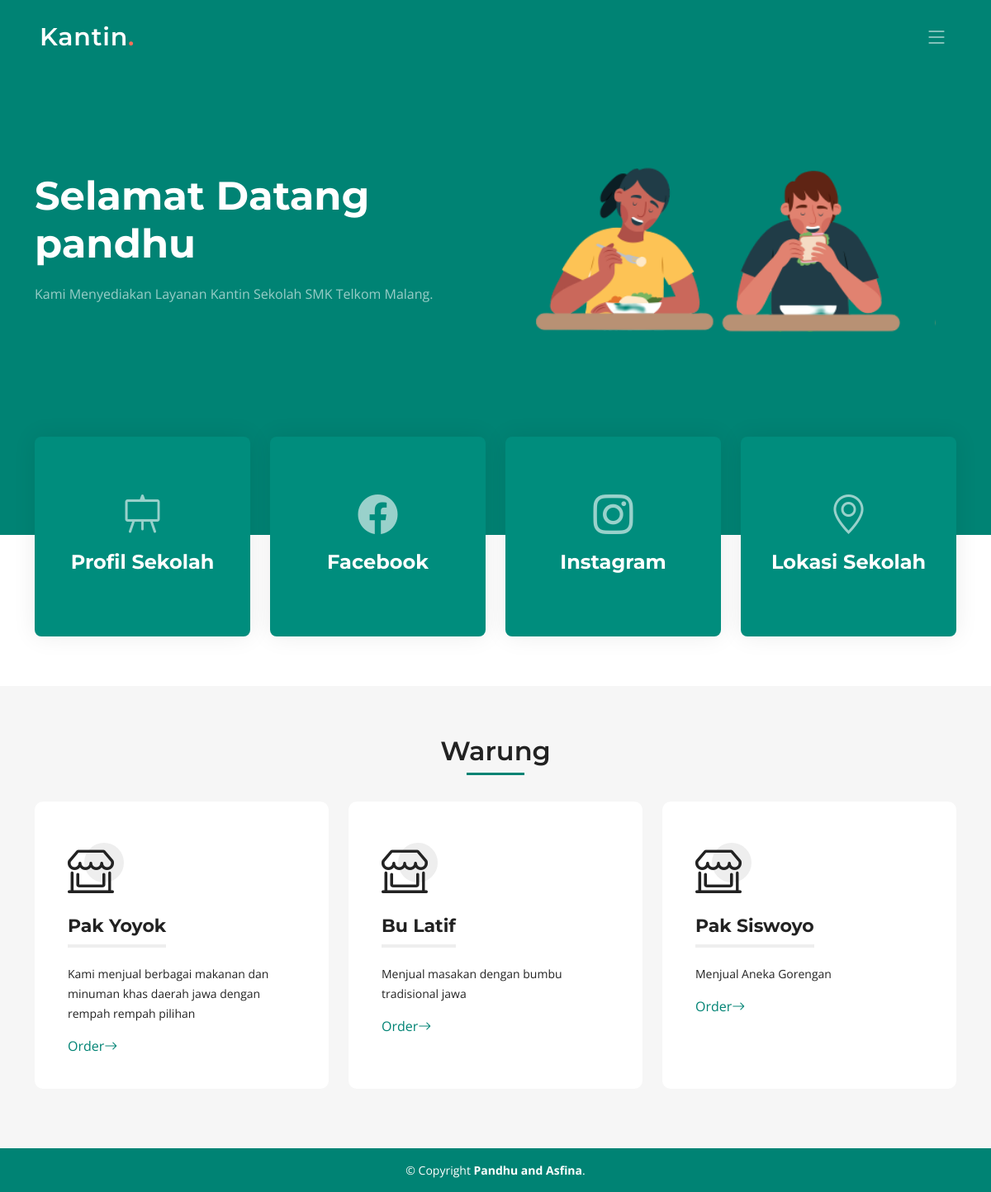
The app's page /home.php (signed in) with its own data.
### tables this page shows
CREATE TABLE `warung` (
  `id_warung` int(10) NOT NULL,
  `nama_warung` varchar(255) DEFAULT NULL,
  `deskripsi` varchar(255) DEFAULT NULL
);

### home.php (the view, shortened to what this page needs)
<!DOCTYPE html>
<html>
<head>
  <?php include 'navbar.php' ?>
  <section id="hero" class="hero">
    <div class="container position-relative">
      <div class="row gy-5" data-aos="fade-in">
        <div class="col-lg-6 order-2 order-lg-1 d-flex flex-column justify-content-center text-center text-lg-start">
          <h2>Selamat Datang
            <?= $_SESSION['nama'] ?>
          </h2>
          <p>Kami Menyediakan Layanan Kantin Sekolah SMK Telkom Malang.</p>
        </div>
        <div class="col-lg-6 order-1 order-lg-2">
          <img src="assets/img/hero-bg-rn.svg" class="img-fluid" alt="" data-aos="zoom-out" data-aos-delay="100">
        </div>
      </div>
    </div>
    <div class="icon-boxes position-relative">
      <div class="container position-relative">
        <div class="row gy-4 mt-5">
          <div class="col-xl-3 col-md-6" data-aos="fade-up" data-aos-delay="100">
            <div class="icon-box">
              <div class="icon"><i class="bi bi-easel"></i></div>
              <h4 class="title"><a href="https://www.smktelkom-mlg.sch.id/" class="stretched-link">Profil Sekolah</a>
              </h4>
            </div>
          </div>
          <div class="col-xl-3 col-md-6" data-aos="fade-up" data-aos-delay="200">
            <div class="icon-box">
              <div class="icon"><i class="bi bi-facebook"></i></div>
              <h4 class="title"><a href="https://www.facebook.com/smktelkommalang" class="stretched-link">Facebook</a>
              </h4>
            </div>
          </div>
          <div class="col-xl-3 col-md-6" data-aos="fade-up" data-aos-delay="500">
            <div class="icon-box">
              <div class="icon"><i class="bi bi-instagram"></i></div>
              <h4 class="title"><a href="https://www.instagram.com/smktelkommalang/"
                  class="stretched-link">Instagram</a></h4>
            </div>
          </div>
          <div class="col-xl-3 col-md-6" data-aos="fade-up" data-aos-delay="300">
            <div class="icon-box">
              <div class="icon"><i class="bi bi-geo-alt"></i></div>
              <h4 class="title"><a
                  href="https://www.google.com/maps/place/Sekolah+Menengah+Kejuruan+Telkom+Malang/@-7.9708726,112.6455361,15.13z/data=!4m6!3m5!1s0x2dd6285c5c1b44e3:0xf6c889ac7452dc3a!8m2!3d-7.976862!4d112.659016!16s%2Fg%2F1wjspsfl?entry=ttu"
                  class="stretched-link">Lokasi Sekolah</a></h4>
            </div>
          </div>
        </div>
      </div>
    </div>
  </section>
  <section id="services" class="services sections-bg">
    <div class="container" data-aos="fade-up">
      <div class="section-header">
        <h2>Warung</h2>
      </div>
      <div class="row gy-4" data-aos="fade-up" data-aos-delay="100">
        <?php
        include "server.php";
        $qry_warung = mysqli_query($conn, "select * from warung");
        while ($dt_warung = mysqli_fetch_array($qry_warung)) {
          ?>
          <div class="col-lg-4 col-md-6">
            <div class="service-item position-relative">
              <div class="icon">
                <i class="bi bi-shop-window"></i>
              </div>
              <h3>
                <?= $dt_warung['nama_warung'] ?>
              </h3>
              <p>
                <?= $dt_warung['deskripsi'] ?>
              </p>
              <a href="warung.php?id_warung=<?= $dt_warung['id_warung'] ?>" class="readmore stretched-link">Order<i
                  class="bi bi-arrow-right"></i></a>
            </div>
          </div>
        <?php } ?>
      </div>
    </div>
  </section>
  <?php include 'footer.php' ?>

### assets/css/main.css (style rules this page uses)
:root { --font-default: "Open Sans", system-ui, -apple-system, "Segoe UI", Roboto, "Helvetica Neue", Arial, "Noto Sans", "Liberation Sans", sans-serif, "Apple Color Emoji", "Segoe UI Emoji", "Segoe UI Symbol", "Noto Color Emoji"; --font-primary: "Montserrat", sans-serif; --font-secondary: "Poppins", sans-serif; }
:root { --color-default: #222222; --color-primary: #008374; --color-secondary: #f85a40; }
html { scroll-behavior: smooth; user-select: none; }
body { font-family: var(--font-default); color: var(--color-default); min-height: 100vh; }
a { color: var(--color-primary); text-decoration: none; }
h1, h2, h3, h4, h5, h6 { font-family: var(--font-primary); }
section { padding: 30px 0; overflow: hidden; }
.sections-bg { background-color: #f6f6f6; }
.section-header { text-align: center; margin-bottom: 2rem; }
.section-header h2 { font-size: 32px; font-weight: 600; position: relative; padding-bottom: 10px; }
.section-header h2:after { content: ""; position: absolute; display: block; width: 70px; height: 3px; background: var(--color-primary); left: 0; right: 0; bottom: 0; margin: auto; }
section { scroll-margin-top: 70px; }
section.services { min-height: 70vh; padding: 60px 0; }
.services .service-item { padding: 40px; background: #fff; height: 100%; border-radius: 10px; }
.services .service-item .icon { width: 48px; height: 48px; position: relative; margin-bottom: 50px; }
.services .service-item .icon i { color: var(--color-default); font-size: 56px; transition: ease-in-out 0.3s; z-index: 2; position: relative; }
.services .service-item .icon:before { position: absolute; content: ""; height: 100%; width: 100%; background: #eeeeee; border-radius: 50px; z-index: 1; top: 10px; right: -20px; transition: 0.3s; }
.services .service-item h3 { color: var(--color-default); font-weight: 700; margin: 0 0 20px 0; padding-bottom: 8px; font-size: 22px; position: relative; display: inline-block; border-bottom: 4px solid #eeeeee; transition: 0.3s; }
.services .service-item p { line-height: 24px; font-size: 14px; margin-bottom: 0; }
.services .service-item .readmore { margin-top: 15px; display: inline-block; color: var(--color-primary); }
.hero { width: 100%; position: relative; background: var(--color-primary); padding: 60px 0 0 0; }
.hero h2 { font-size: 48px; font-weight: 700; margin-bottom: 20px; color: #fff; }
.hero p { color: rgba(255, 255, 255, 0.6); font-weight: 400; margin-bottom: 30px; }
.hero .icon-boxes { padding-bottom: 60px; }
.hero .icon-box { padding: 60px 30px; position: relative; overflow: hidden; background: #008d7d; box-shadow: 0 0 29px 0 rgba(0, 0, 0, 0.08); transition: all 0.3s ease-in-out; border-radius: 8px; z-index: 1; height: 100%; width: 100%; text-align: center; }
.hero .icon-box .title { font-weight: 700; margin-bottom: 15px; font-size: 24px; }
.hero .icon-box .title a { color: #fff; transition: 0.3s; }
.hero .icon-box .icon { margin-bottom: 20px; padding-top: 10px; display: inline-block; transition: all 0.3s ease-in-out; font-size: 48px; line-height: 1; color: rgba(255, 255, 255, 0.6); }
@media (min-width: 1200px) { .hero .icon-boxes:before { content: ""; position: absolute; bottom: 0; left: 0; right: 0; height: calc(50% + 20px); background-color: #fff; } }

### records on screen
warung: nama_warung "Pak Yoyok", deskripsi "Kami menjual berbagai makanan dan minuman khas daerah jawa dengan rempah rempah pilihan"
warung: nama_warung "Bu Latif", deskripsi "Menjual masakan dengan bumbu tradisional jawa"
warung: nama_warung "Pak Siswoyo", deskripsi "Menjual Aneka Gorengan"

### other values on screen
$_SESSION['nama'] "pandhu"
